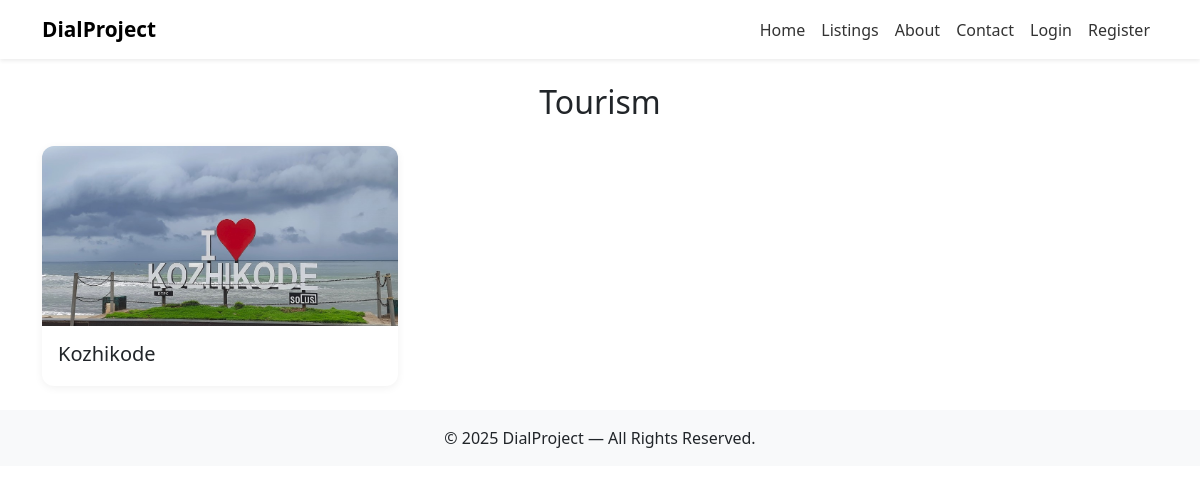
The app's page /category/tourism/ with its own data.
### main/models.py (models this page shows, shortened)
class Category(models.Model):
    name = models.CharField(max_length=200)
    slug = models.SlugField(unique=True, blank=True)
    icon = models.ImageField(upload_to='category_icons/', blank=True, null=True)
    template = models.ForeignKey(
        CategoryTemplate,
        on_delete=models.SET_NULL,
        null=True,
        blank=True,
        related_name="categories"
    )
    class Meta:
        verbose_name_plural = "Categories"

class Listing(models.Model):
    title = models.CharField(max_length=200)
    slug = models.SlugField(unique=True, blank=True)
    description = models.TextField()
    image = models.ImageField(upload_to='listings/', blank=True, null=True)
    phone = models.CharField(max_length=50, blank=True)
    email = models.EmailField(blank=True)
    website = models.URLField(blank=True)
    category = models.ForeignKey(
        Category,
        on_delete=models.SET_NULL,
        null=True,
        blank=True
    )
    featured = models.BooleanField(default=False)
    address = models.CharField(max_length=255, blank=True)
    city = models.CharField(max_length=120, blank=True)
    state = models.CharField(max_length=120, blank=True)
    created_at = models.DateTimeField(auto_now_add=True)

### main/views.py (the view)
# urls.py: path('category/<slug:slug>/', views.category_listings, name='category_listings'),
def category_listings(request, slug):
    category = get_object_or_404(Category, slug=slug)
    if category.template:
        return redirect("category_template", template_slug=category.template.slug)
    listings = Listing.objects.filter(category=category).order_by("-id")
    return render(request, "main/category_listings.html", {
        "category": category,
        "listings": listings,
    })

### main/templates/main/category_listings.html (shortened to what this page needs)
{% extends "main/base.html" %}
{% load static %}
{% block content %}
<div class="container py-4">
    <div class="text-center mb-4">
        <h2>{{ category.name }}</h2>
    </div>
    <div class="row g-4">
        {% for item in listings %}
        <div class="col-md-4 col-sm-6">
            <a href="{% url 'business_page' item.slug %}" style="text-decoration:none; color:inherit;">
                <div class="listing-card">
                    {% if item.image %}
                        <img src="{{ item.image.url }}" class="listing-img" alt="{{ item.title }}">
                    {% else %}
                        <img src="{% static 'main/default_banner.jpg' %}" class="listing-img">
                    {% endif %}
                    <div class="p-3">
                        <h5 class="mb-1">{{ item.title }}</h5>
                    </div>
                </div>
            </a>
        </div>
        {% empty %}
        <div class="col-12 text-center py-5">
            <h5>No listings found in this category.</h5>
        </div>
        {% endfor %}
    </div>
</div>
{% endblock %}

### main/templates/main/category_listings.html (style rules this page uses)
.listing-card { border-radius: 12px; overflow: hidden; background: #fff; transition: 0.2s; box-shadow: 0 2px 8px rgba(0,0,0,0.06); }
.listing-img { height: 180px; width: 100%; object-fit: cover; }

### records on screen
Category: name "Tourism"
Listing: image (picture), title "Kozhikode"
